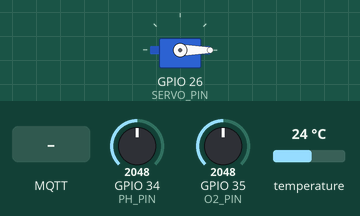
Simulated run of this sketch. Board: ESP32. On the bench: servo. Inputs (shaded band) come from the test bench; at power-on: GPIO 34 (PH_PIN) = 2048, GPIO 35 (O2_PIN) = 2048, temperature 24 °C. WiFi joins after 1.5 s; servers stay silent unless stated; uploads are accepted with an empty reply; the local clock reads 2024-03-15 10:24:30 at power-on unless the sketch sets it; no MQTT or app messages arrive unless stated; what the sketch prints to the serial monitor is not drawn.

Above: at 2.7 s.
2.8 s: MQTT message "1" arrives on the first subscribed topic
At 4.0 s:
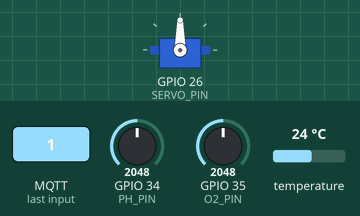
6.9 s: MQTT message "0" arrives on the first subscribed topic
At 10.8 s:
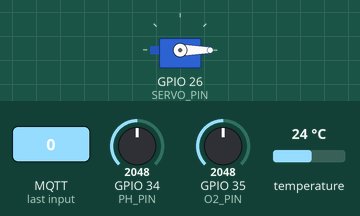
11.0 s: MQTT message "2" arrives on the first subscribed topic
At 12.4 s:
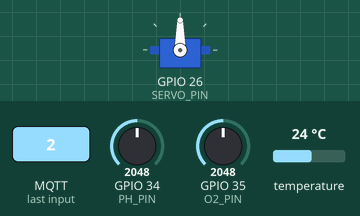
Timing chart, 0 to 15.9 s (numbered marks = the images above; inputs shaded):
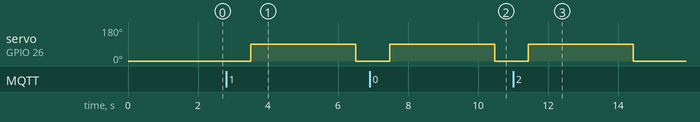

Measured:
- after the input at 2.8 s, servo on GPIO 26 (SERVO_PIN): 0° → 90° after 0.70 s, → 0° 3.0 s later
- after the input at 6.9 s, servo on GPIO 26 (SERVO_PIN): 0° → 90° after 0.57 s, → 0° 3.0 s later
- after the input at 11.0 s, servo on GPIO 26 (SERVO_PIN): 0° → 90° after 0.44 s, → 0° 3.0 s later

The sketch:

sketch.ino
```cpp
#include <OneWire.h>
#include <DallasTemperature.h>
#include <ESP32Servo.h>
#include <WiFi.h>
#include <time.h>
#include <WebServer.h>
#include <PubSubClient.h>
#include <ArduinoJson.h>

#include "ModestIoTConfig.h"
#include "WifiManager.h"
#include "SensorPH.h"
#include "SensorO2.h"
#include "SensorTemp.h"
#include "ServoFeeder.h"
#include "EventHandler.h"
#include "PondEventHandler.h"
#include "CommandHandler.h"
#include "ServoFeeder.h"
#include "ServoCommandHandler.h"

WifiManager wifi;
SensorPH sensorPH(PH_PIN);
SensorO2 sensorO2(O2_PIN);
SensorTemp sensorTemp(TEMP_PIN);
ServoFeeder feeder(SERVO_PIN);
WebServer server(80);
PondEventHandler pondEventHandler;

WiFiClient espClient;
PubSubClient mqttClient(espClient);
ServoCommandHandler servoHandler(feeder);

unsigned long lastReadTime = 0;
unsigned long lastFeedTime = 0;


String getCurrentTimeISO8601() {
  time_t now;
  struct tm timeinfo;
  char buf[25];
  time(&now);
  gmtime_r(&now, &timeinfo); // UTC (si quieres local usa localtime_r)
  strftime(buf, sizeof(buf), "%Y-%m-%dT%H:%M:%SZ", &timeinfo);
  return String(buf);
}

void mqttCallback(char* topic, byte* payload, unsigned int length) {
  StaticJsonDocument<128> doc;
  DeserializationError error = deserializeJson(doc, payload, length);
  if (error) return;
  int pondId = doc["pondId"];
  String duration = doc["duration"].as<String>();

  ServoCommand cmd(pondId, duration);
  servoHandler.handle(cmd);

  // Publicar mensaje de completado
  StaticJsonDocument<64> msg;
  msg["pondId"] = pondId;
  msg["status"] = "COMPLETED";
  char out[64];
  serializeJson(msg, out);
  mqttClient.publish(MQTT_TOPIC_PUB, out);
}

void reconnectMQTT() {
  while (!mqttClient.connected()) {
    Serial.print("Conectando a MQTT...");
    if (mqttClient.connect("ESP32Feeder")) {
      Serial.println("Conectado!");
      mqttClient.subscribe(MQTT_TOPIC_SUB);
    } else {
      Serial.print("Fallo, rc=");
      Serial.print(mqttClient.state());
      Serial.println(" Reintentando en 5s...");
      delay(5000);
    }
  }
}

void setup() {
  Serial.begin(115200);
  wifi.begin();
  sensorTemp.begin();
  feeder.begin();

  configTime(0, 0, "pool.ntp.org", "time.nist.gov"); // UTC por defecto

  // Espera a que se sincronice el tiempo
  Serial.print("Esperando sincronización NTP");
  time_t now = time(nullptr);
  while (now < 24 * 3600) {
    delay(100);
    Serial.print(".");
    now = time(nullptr);
  }
  Serial.println(" ¡Hora sincronizada!");

  mqttClient.setServer(MQTT_SERVER, MQTT_PORT);
  mqttClient.setCallback(mqttCallback);

  Serial.println("🚀 Sistema IoT de estanque listo y escuchando comandos MQTT.");
}

void loop() {
  unsigned long now = millis();

  if (now - lastReadTime >= READ_INTERVAL) {
    float ph = sensorPH.read();
    float turbidity = sensorO2.read();
    float temp = sensorTemp.read();
    String timestamp = getCurrentTimeISO8601();

    pondEventHandler.sendSensorData(DEVICE_ID, temp, ph, turbidity, timestamp);

    lastReadTime = now;
  }

  if (!mqttClient.connected()) {
    reconnectMQTT();
  }
  mqttClient.loop();
}
```

CommandHandler.h
```cpp
#ifndef COMMAND_HANDLER_H
#define COMMAND_HANDLER_H

#include <Arduino.h>

/**
 * feeder command
 */
struct ServoCommand {
    int pondId;
    String duration; // "SHORT", "MEDIUM", "LONG"

    ServoCommand(int id, const String& dur) : pondId(id), duration(dur) {}
};

class CommandHandler {
public:
    virtual void handle(ServoCommand command) = 0;
    virtual ~CommandHandler() = default;
};

#endif
```

EventHandler.h
```cpp
#ifndef EVENT_HANDLER_H
#define EVENT_HANDLER_H

#include <Arduino.h>

struct SensorReadEvent {
  int id;
  String deviceId;
  String recordType;
  float value;

  SensorReadEvent(int eventId, const String& dId, const String& rType, float val)
    : id(eventId), deviceId(dId), recordType(rType), value(val) {}
};

class EventHandler {
public:
    virtual void on(const SensorReadEvent& event) = 0;
    virtual ~EventHandler() = default;
};

#endif
```

PondEventHandler.h
```cpp
#ifndef POND_EVENT_HANDLER_H
#define POND_EVENT_HANDLER_H

#include <HTTPClient.h>
#include "ModestIoTConfig.h"

class PondEventHandler {
public:
  void sendSensorData(const String& deviceId, float temp, float ph, float turbidity, const String& createdAt = "") {
    if (WiFi.status() != WL_CONNECTED) return;

    String url = String("http://") + EDGE_IP + ":" + String(EDGE_PORT) + "/api/v1/pond-monitoring/data-records/batch";

    HTTPClient http;
    http.begin(url);
    http.addHeader("Content-Type", "application/json");
    http.addHeader("X-API-Key", EDGE_API_KEY);

    String json = "{\"device_id\":\"" + deviceId +
                  "\",\"temp\":" + String(temp, 2) +
                  ",\"ph\":" + String(ph, 2) +
                  ",\"turbidity\":" + String(turbidity, 2);
    if (createdAt != "") {
      json += ",\"created_at\":\"" + createdAt + "\"";
    }
    json += "}";

    int httpResponseCode = http.POST(json);
    if (httpResponseCode > 0) {
      Serial.println(http.getString());
    } else {
      Serial.printf("Error al enviar datos: %d\n", httpResponseCode);
    }
    http.end();
  }
};

#endif
```

SensorO2.h
```cpp
#pragma once
#include <Arduino.h>

class SensorO2 {
public:
  SensorO2(int pin) : pin(pin) {
    pinMode(pin, INPUT);
  }

  float read() {
    int raw = analogRead(pin);
    return map(raw, 0, 4095, 0, 100);
  }

private:
  int pin;
};
```

SensorPH.h
```cpp
#pragma once
#include <Arduino.h>

class SensorPH {
public:
  SensorPH(int pin) : pin(pin) {
    pinMode(pin, INPUT);
  }

  float read() {
    int raw = analogRead(pin);
    return map(raw, 0, 4095, 0, 14);
  }

private:
  int pin;
};
```

SensorTemp.h
```cpp
#pragma once
#include <OneWire.h>
#include <DallasTemperature.h>

class SensorTemp {
public:
  SensorTemp(int pin) : oneWire(pin), sensors(&oneWire) {}

  void begin() {
    sensors.begin();
  }

  float read() {
    sensors.requestTemperatures();
    return sensors.getTempCByIndex(0);
  }

private:
  OneWire oneWire;
  DallasTemperature sensors;
};
```

ServoCommandHandler.h
```cpp
#ifndef SERVO_COMMAND_HANDLER_H
#define SERVO_COMMAND_HANDLER_H

#include "CommandHandler.h"
#include "ServoFeeder.h"

class ServoCommandHandler : public CommandHandler {
public:
    ServoCommandHandler(ServoFeeder& feeder) : feeder(feeder) {}

    void handle(ServoCommand command) override {
        feeder.feed(command.duration);
    }

private:
    ServoFeeder& feeder;
};

#endif
```

ServoFeeder.h
```cpp
#pragma once
#include <ESP32Servo.h>
#include <Arduino.h>

class ServoFeeder {
public:
    ServoFeeder(int pin) : pin(pin) {}

    void begin() {
        servo.setPeriodHertz(50);
        servo.attach(pin, 500, 2400);
        servo.write(0);
    }

    void feed(const String& duration) {
        int openAngle = 90;
        int closeAngle = 0;
        int timeMs = getDurationMs(duration);

        Serial.printf("🦐 Alimentando peces (%s, %d ms)...\n", duration.c_str(), timeMs);
        servo.write(openAngle);
        delay(timeMs);
        servo.write(closeAngle);
        Serial.println("✅ Alimentación completada.");
    }

    void reset() {
        servo.write(0);
    }

private:
    int pin;
    Servo servo;

    int getDurationMs(const String& duration) {
        if (duration == "SHORT") return 3000;
        if (duration == "MEDIUM") return 5000;
        if (duration == "LONG") return 7000;
        return 3000; // Default
    }
};
```

WifiManager.h
```cpp
#pragma once
#include <WiFi.h>
#include "ModestIoTConfig.h"

class WifiManager {
public:
  void begin() {
    Serial.print("Conectando a WiFi");

    WiFi.begin(WIFI_SSID, WIFI_PASS, 6);

    while (WiFi.status() != WL_CONNECTED) {
      delay(100);
      Serial.print(".");
    }

    Serial.println(" ✅ Conectado!");
    Serial.print("Dirección IP: ");
    Serial.println(WiFi.localIP());
  }
};
```

ModestIoTConfig.h
```cpp
#pragma once

#define PH_PIN      34
#define O2_PIN      35
#define TEMP_PIN    15
#define SERVO_PIN   26

#define READ_INTERVAL   1000
#define FEED_INTERVAL   5000

#define MAC_ADRESS

#define WIFI_SSID "Wokwi-GUEST"
#define WIFI_PASS ""

// Edge server config
#define DEVICE_ID      "pond-001"
#define EDGE_IP        "192.168.110.104"
#define EDGE_PORT      5000
#define EDGE_API_KEY   "test-api-key-123"

// MQTT config
#define MQTT_SERVER    "192.168.110.104"
#define MQTT_PORT      1884
#define MQTT_TOPIC_SUB "feed/command"
#define MQTT_TOPIC_PUB "feed/command/completed"
```
